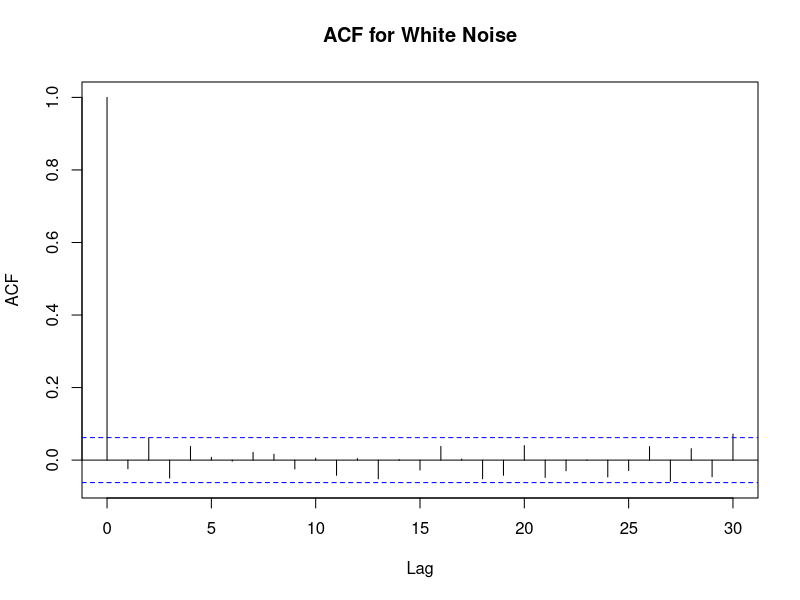
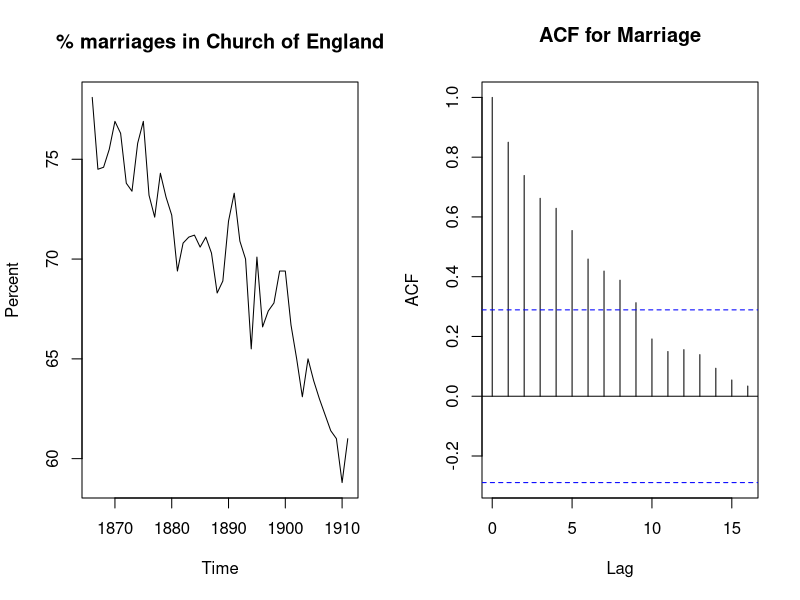
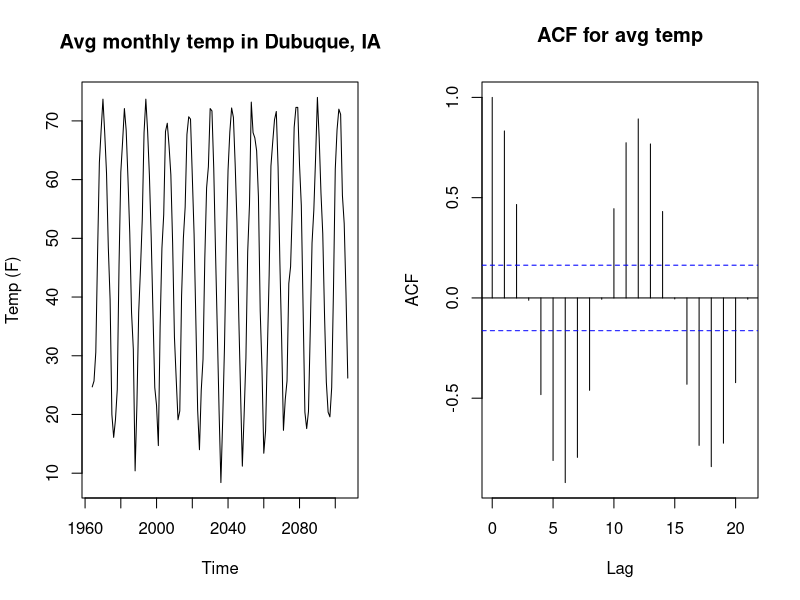

These charts were generated, in order, by the following R code:
########################
##Gaussian white noise##
########################

wn<-rnorm(1000)

wn<-ts(wn)

pdf("acf_wn.pdf")
acf(wn, main="ACF for White Noise")
dev.off()

############
##Marriage##
############

marriage<-scan("yule2.dat",skip=12)
marriage<-ts(marriage, start=1866)

pdf("acf_marriage.pdf")
par(mfrow=c(1,2))
plot(marriage, ylab="Percent", main="% marriages in Church of England")
acf(marriage, main="ACF for Marriage")
dev.off()

#######################
##Dubuque temperature##
#######################

dubuque<-scan("dubuque.dat", skip=2)

dubuque<-ts(dubuque, start=1964)

pdf("acf_dubuque.pdf")
par(mfrow=c(1,2))
plot(dubuque,ylab="Temp (F)", main="Avg monthly temp in Dubuque, IA")
acf(dubuque, main="ACF for avg temp")
dev.off()


